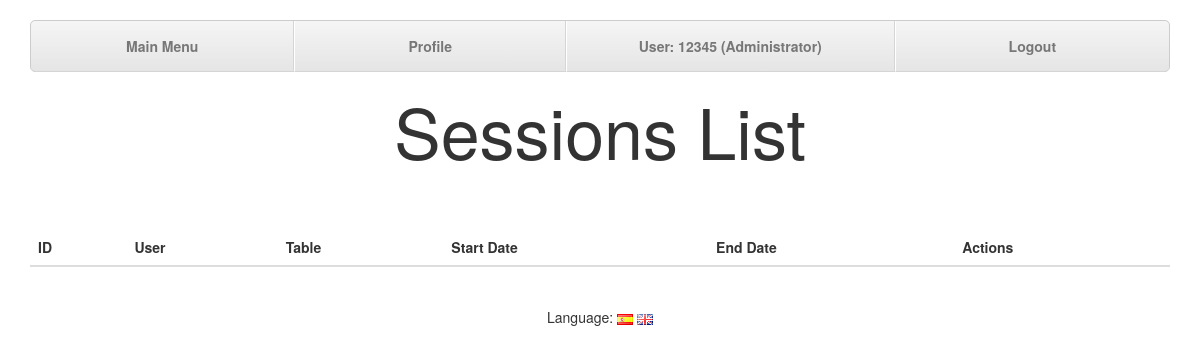
The page /index.php?controller=sessions&action=sessionsList (signed in) on the database as committed earlier.
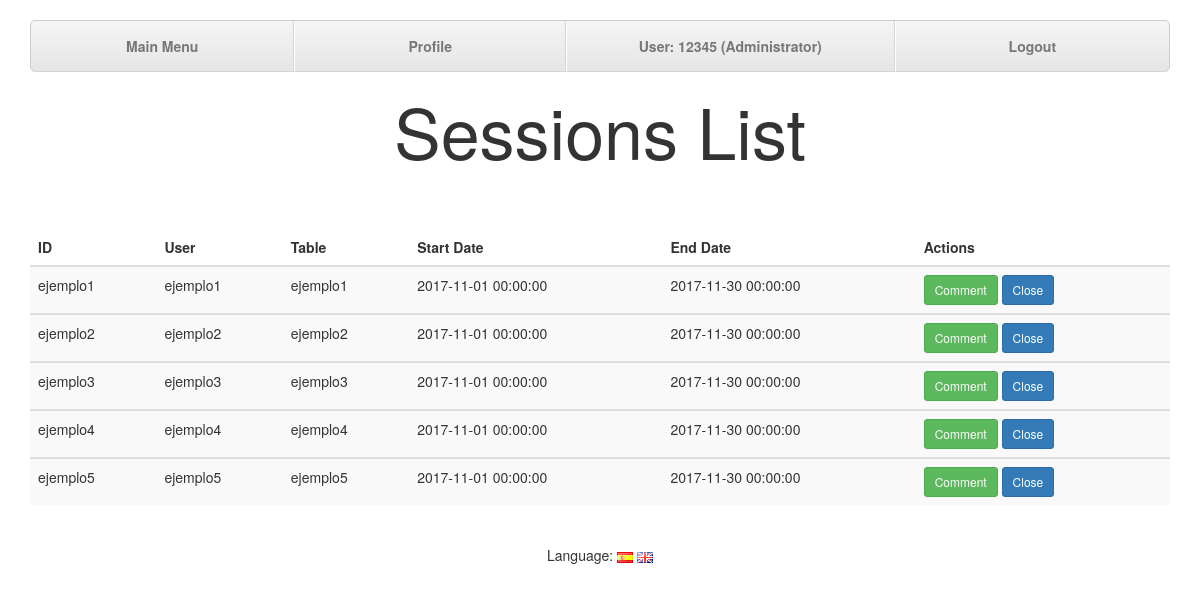
The same page on the database as committed later.
### tables this page shows
create table sessions (
		sessionid varchar(255),
		username varchar(255),
		tableid varchar(255),
		fechaInicio datetime,
		fechaFin datetime,
		
		primary key (sessionid),
		foreign key (username) references users(username),
		foreign key (tableid) references tables(tableid)
		
);

### core/ViewManager.php (called while the page is built, shortened)
<?php
class ViewManager {
	private $fragmentContents = array();
	private $variables = array();
	private $currentFragment = self::DEFAULT_FRAGMENT;
	private $layout = "default";
	private function saveCurrentFragment() {
		$this->fragmentContents[$this->currentFragment].=ob_get_contents();
	}
	public function moveToFragment($name) {
		$this->currentFragment = $name;
	}
	public function getFragment($fragment, $default="") {
		return $this->fragmentContents[$fragment];
	}
	public function setVariable($varname, $value, $flash=false) {
		$this->variables[$varname] = $value;
	}
	public function getVariable($varname, $default=NULL) {
		if (!isset($this->variables[$varname])) {
			return $default;
		}
		return $this->variables[$varname];
	}
	public function setLayout($layout) {
		$this->layout = $layout;
	}
	public function render($controller, $viewname) {
		include(__DIR__."/../view/$controller/$viewname.php");
		$this->renderLayout();
	}
	private function renderLayout() {
		include(__DIR__."/../view/layouts/".$this->layout.".php");
	}
	private static $viewmanager_singleton = NULL;
	public static function getInstance() {
		if (self::$viewmanager_singleton == null) {
			self::$viewmanager_singleton = new ViewManager();
		}
		return self::$viewmanager_singleton;
	}
}

### controller/SessionsController.php (called while the page is built, shortened)
<?php
require_once(__DIR__."/../model/Session.php");
require_once(__DIR__."/../model/SessionMapper.php");
require_once(__DIR__."/../core/ViewManager.php");
class SessionsController extends BaseController {
	private $sessionMapper;
	public function __construct() {
		$this->sessionMapper = new SessionMapper();
	}
	public function sessionslist() {
		$sessions = $this->sessionMapper->findAll();
		$this->view->setVariable("sessions", $sessions);
		$this->view->setLayout("default");
		$this->view->render("sessions", "sessionsList");
	}
}

### index.php (called while the page is built, shortened)
<?php
function run() {
	try {
		$controller = loadController($_GET["controller"]);
		$actionName = $_GET["action"];
		$controller->$actionName();
	} catch(Exception $ex) {
		die(i18n("An error has ocurred.<br>").$ex->getMessage());
	}
}
function loadController($controllerName) {
	return new $controllerClassName();
}
run();
?>

### core/I18n.php (called while the page is built, shortened)
<?php
class I18n {
	private $messages;
	public function setLanguage($language) {
		$this->messages = $i18n_messages;
	}
	public function i18n($key) {
		if (isset($this->messages[$key])){
			return $this->messages[$key];
		}else{
			return $key;
		}
	}
	private static $i18n_singleton = null;
	public static function getInstance() {
		if (self::$i18n_singleton == NULL) {
			self::$i18n_singleton = new I18n();
		}
		return self::$i18n_singleton;
	}
}
function i18n($key) {
	return I18n::getInstance()->i18n($key);
}

### model/Session.php (called while the page is built, shortened)
<?php
class Session {
  private $username;
  private $tableid;
  private $fechaInicio;
  private $fechaFin;
  public function __construct($sessionid=NULL, $username=NULL, $tableid=NULL, $fechaInicio=NULL, $fechaFin=NULL) {
    $this->sessionid = $sessionid;
    $this->username = $username;
    $this->tableid = $tableid;
    $this->fechaInicio = $fechaInicio;
    $this->fechaFin = $fechaFin;
  }
  public function getSessionid() {
    return $this->sessionid;
  }
  public function getUsername() {
    return $this->username;
  }
  public function getTableid() {
    return $this->tableid;
  }
  public function getFechaInicio() {
    return $this->fechaInicio;
  }
  public function getFechaFin() {
    return $this->fechaFin;
  }
}

### model/SessionMapper.php (called while the page is built, shortened)
<?php
require_once(__DIR__."/../core/PDOConnection.php");
class SessionMapper {
  private $db;
  public function __construct() {
    $this->db = PDOConnection::getInstance();
  }
  public function findAll() {
    $stmt = $this->db->query("SELECT * FROM sessions");
    $sessions_db = $stmt->fetchAll(PDO::FETCH_ASSOC);
    $sessions = array();
    foreach ($sessions_db as $session) {
      array_push($sessions, new Session($session["sessionid"],
										$session["username"],
										$session["tableid"],
										$session["fechaInicio"],
										$session["fechaFin"]));
    }
    return $sessions;
  }
  }

### core/PDOConnection.php (called while the page is built)
<?php
class PDOConnection {
	private static $dbhost = "127.0.0.1";
	private static $dbname = "gesgym";
	private static $dbuser = "gguser";
	private static $dbpass = "ggpass";
	private static $db_singleton = null;
	public static function getInstance() {
		if (self::$db_singleton == null) {
			self::$db_singleton = new PDO(
				"mysql:host=".self::$dbhost.";dbname=".self::$dbname.";charset=utf8",
				self::$dbuser,
				self::$dbpass,
				array(
					PDO::ATTR_EMULATE_PREPARES => false,
					PDO::ATTR_ERRMODE => PDO::ERRMODE_EXCEPTION
				)
			);
		}
		return self::$db_singleton;
	}
}
?>

### view/sessions/sessionsList.php (the view, shortened to what this page needs)
<?php
require_once(__DIR__."/../../core/ViewManager.php");
$view = ViewManager::getInstance();
$sessions = $view->getVariable("sessions");
$view->setVariable("title", i18n("GesGym - Sessions List"));
?>
			<h1><?=i18n("Sessions List")?></h1>
			<div class="container">
				<div class="table-responsive">
					<table class="table table-striped">
						<thead>
							<tr>
								<th><?=i18n("ID")?></th>
								<th><?=i18n("User")?></th>
								<th><?=i18n("Table")?></th>
								<th><?=i18n("Start Date")?></th>
								<th><?=i18n("End Date")?></th>
								<th><?=i18n("Actions")?></th>
							</tr>
						</thead>
						<tbody>
<?php foreach ($sessions as $session): ?>
							<tr>
								<td><?=$session->getSessionid()?></td>
								<td><?=$session->getUsername()?></td>
								<td><?=$session->getTableid()?></td>
								<td><?=$session->getFechaInicio()?></td>
								<td><?=$session->getFechaFin()?></td>
								<td>
									<a class="btn btn-sm btn-success" href="index.php?controller=comments&amp;action=index&amp;id=<?=$session->getSessionid()?>"><?= i18n("Comment") ?></a>
									<form action="index.php?controller=sessions&amp;action=close" method="POST" id="close_session_<?= $session->getSessionid(); ?>" style="display: inline">
										<a class="btn btn-sm btn-primary" href="#" onclick="if (confirm('<?= i18n("Are you sure?")?>')) {document.getElementById('close_session_<?= $session->getSessionid() ?>').submit()}"><?= i18n("Close") ?></a>
									</form>
								</td>
							</tr>
						</tbody>
<?php endforeach; ?>
					</table>
				</div>
			</div>
<?=$view->moveToFragment("css")?>		<link rel="stylesheet" type="text/css" href="css/sessionsList.css">

### view/layouts/default.php (shortened to what this page needs)
<?php
$view = ViewManager::getInstance();
$currentuser = $view->getVariable("currentusername");
$currentusertype = $view->getVariable("currentusertype");
?><!DOCTYPE html>
<html>
	<head>
		<link rel="stylesheet" type="text/css" href="bootstrap/css/bootstrap.css">
		<link rel="stylesheet" type="text/css" href="css/layoutStyle.css">
	</head>
	<body>
		<header>
			<div class="container">
				<ul class="nav nav-justified">
					<li><a href="index.php?controller=users&amp;action=mainMenu"><?=i18n("Main Menu")?></a></li>
<?php if( ($view->getVariable("title")) == i18n("GesGym - Sessions List")){?>
					<li><a id="list" href="index.php?controller=users&amp;action=profile"><?=i18n("Profile")?></a></li>
<?php } ?>
					<li><a id="user"><?=i18n("User")?>: <?=sprintf($currentuser)?> (<?php if($currentusertype == "cliente"){print i18n("Client");}
																						if($currentusertype == "administrador"){print i18n("Administrator");} ?>)</a></li>
					<li><a href="index.php?controller=users&amp;action=logout"><?=i18n("Logout")?></a></li>
				</ul>
			</div>
		</header>
		<main>
<?=$view->getFragment(ViewManager::DEFAULT_FRAGMENT)?>
		</main>
		<footer>
<?php include(__DIR__."/languageSelect.php"); ?>
		</footer>
	</body>
</html>

### view/layouts/languageSelect.php (shortened to what this page needs)
<?=i18n("Language")?>:
<a href="index.php?controller=languages&amp;action=change&amp;lang=es"><img src="img/es.gif" alt="<?=i18n("Spanish")?>"></a>
<a href="index.php?controller=languages&amp;action=change&amp;lang=en"><img src="img/en.gif" alt="<?=i18n("English")?>"></a>

### css/layoutStyle.css (style rules this page uses)
header { margin-top: 20px; }
h1 { text-align: center; padding-bottom: 50px; font-size: 70px; }
.nav-justified { background-color: #eee; border: 1px solid #ccc; border-radius: 5px; }
.nav-justified > li > a { padding-top: 15px; padding-bottom: 15px; margin-bottom: 0; font-weight: bold; color: #777; text-align: center; background-color: #e5e5e5; background-image: -webkit-gradient(linear, left top, left bottom, from(#f5f5f5), to(#e5e5e5)); background-image: -webkit-linear-gradient(top, #f5f5f5 0%, #e5e5e5 100%); background-image: -o-linear-gradient(top, #f5f5f5 0%, #e5e5e5 100%); background-image: linear-gradient(to bottom, #f5f5f5 0%,#e5e5e5 100%); filter: progid:DXImageTransform.Microsoft.gradient( startColorstr='#f5f5f5', endColorstr='#e5e5e5',GradientType=0 ); background-repeat: repeat-x; border-bottom: 1px solid #d5d5d5; }
.nav-justified > li:first-child > a { border-radius: 5px 5px 0 0; }
.nav-justified > li:last-child > a { border-radius: 0 0 5px 5px; }
@media (min-width: 768px) { .nav-justified { max-height: 52px; } }
@media (min-width: 768px) { .nav-justified > li > a { border-right: 1px solid #d5d5d5; border-left: 1px solid #fff; } }
@media (min-width: 768px) { .nav-justified > li:first-child > a { border-left: 0; border-radius: 5px 0 0 5px; } }
@media (min-width: 768px) { .nav-justified > li:last-child > a { border-right: 0; border-radius: 0 5px 5px 0; } }
#user { font-stretch: semi-condensed; }
footer { text-align: center; margin-top: 20px; }

### css/sessionsList.css (style rules this page uses)
h1 { text-align: center; }
form { display: inline; }

Rows that differ between the two databases and show on the page:
added sessions: sessionid "ejemplo1", username "ejemplo1", tableid "ejemplo1", fechaInicio "2017-11-01 00:00:00", fechaFin "2017-11-30 00:00:00"
added sessions: sessionid "ejemplo2", username "ejemplo2", tableid "ejemplo2", fechaInicio "2017-11-01 00:00:00", fechaFin "2017-11-30 00:00:00"
added sessions: sessionid "ejemplo3", username "ejemplo3", tableid "ejemplo3", fechaInicio "2017-11-01 00:00:00", fechaFin "2017-11-30 00:00:00"
added sessions: sessionid "ejemplo4", username "ejemplo4", tableid "ejemplo4", fechaInicio "2017-11-01 00:00:00", fechaFin "2017-11-30 00:00:00"
added sessions: sessionid "ejemplo5", username "ejemplo5", tableid "ejemplo5", fechaInicio "2017-11-01 00:00:00", fechaFin "2017-11-30 00:00:00"
